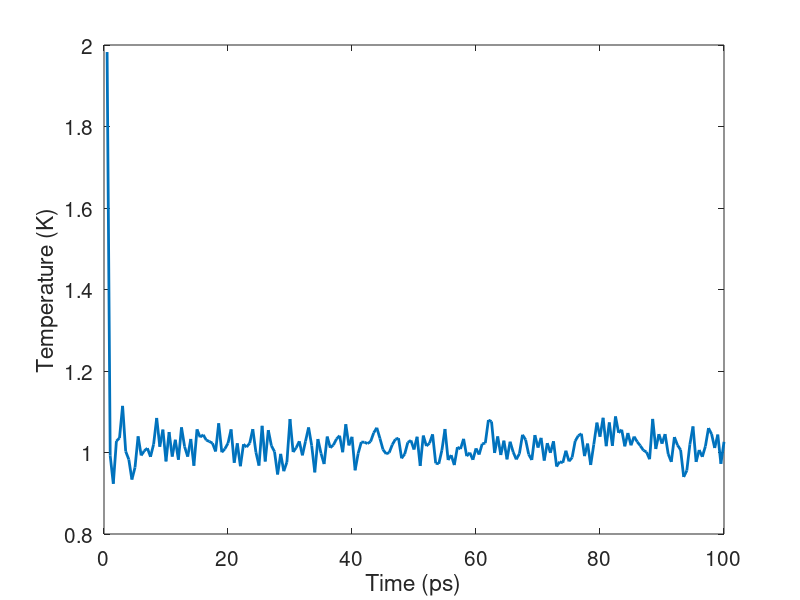

Reproduce this figure in MATLAB.
clear; close all
load energy.txt;
timeStep = 5/1000; % ps
sampleInterval = 100;
timeInterval = timeStep * sampleInterval;
numData = size(energy, 1);
time = (1 : numData) * timeInterval;
figure;

plot(time, energy(:,1), '-', 'linewidth', 2);hold on;
xlabel('Time (ps)', 'fontsize', 15);
ylabel('Temperature (K)', 'fontsize', 15);
set(gca, 'fontsize', 15);

